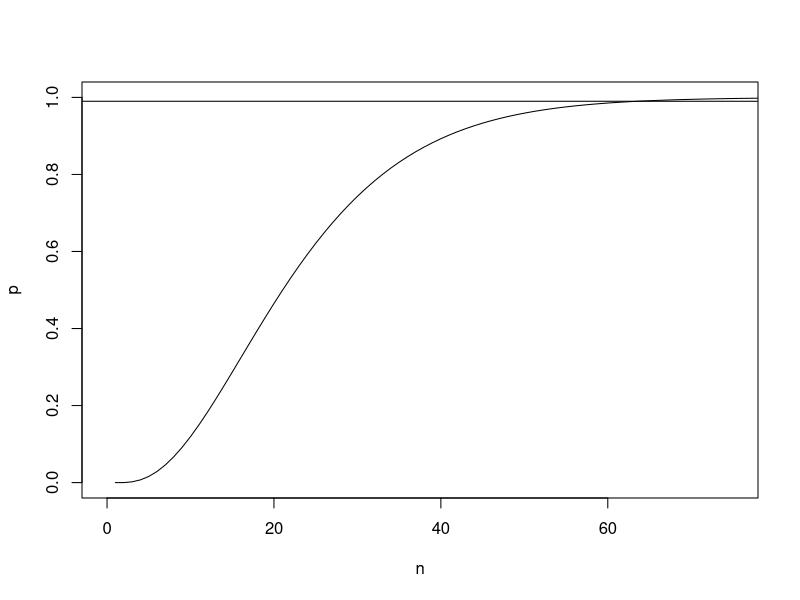

This chart was generated by the following R code:
##########################################################
# A company organizes a raffle at an end-of-year function.
# There are 4000 raffle tickets to be sold, of which 500 
# win a prize. The price of each ticket is 1.5 Euro. The 
# value of the prizes varies between 80 Euro and 250 Euro 
# with an average of 142 Euro.
#
# file: prob_rv_raffle.R
###########################################################

library(tidyverse)

# a) An employee wants to have a 99% guarantee of receiving 
# three prizes. How much money does he need to spend?

# X number of drawn prize tickets, X ~ H(n,M=500,N=4000)
# with n number of drawn tickets
dis <-
  tibble(
    n=seq(1,4000),
    p=1-phyper(2,500,3500,n) # prob. of at least 3 wins
  )
dis
# 99% quantile
min(which(dis$p>=0.99)) 
# or
dis %>%
  filter(p >= 0.99) %>%
  summarise(money = min(n))

# b) Use R to plot the function which describes the relationship
# between the number of tickets bought and the probability of 
# winning at least three prizes.
plot(x=dis$n,y=dis$p,
     type = "l", xlim = c(0,75),
     xlab = "n", ylab = "p")
abline(a=0.99, b=0)
